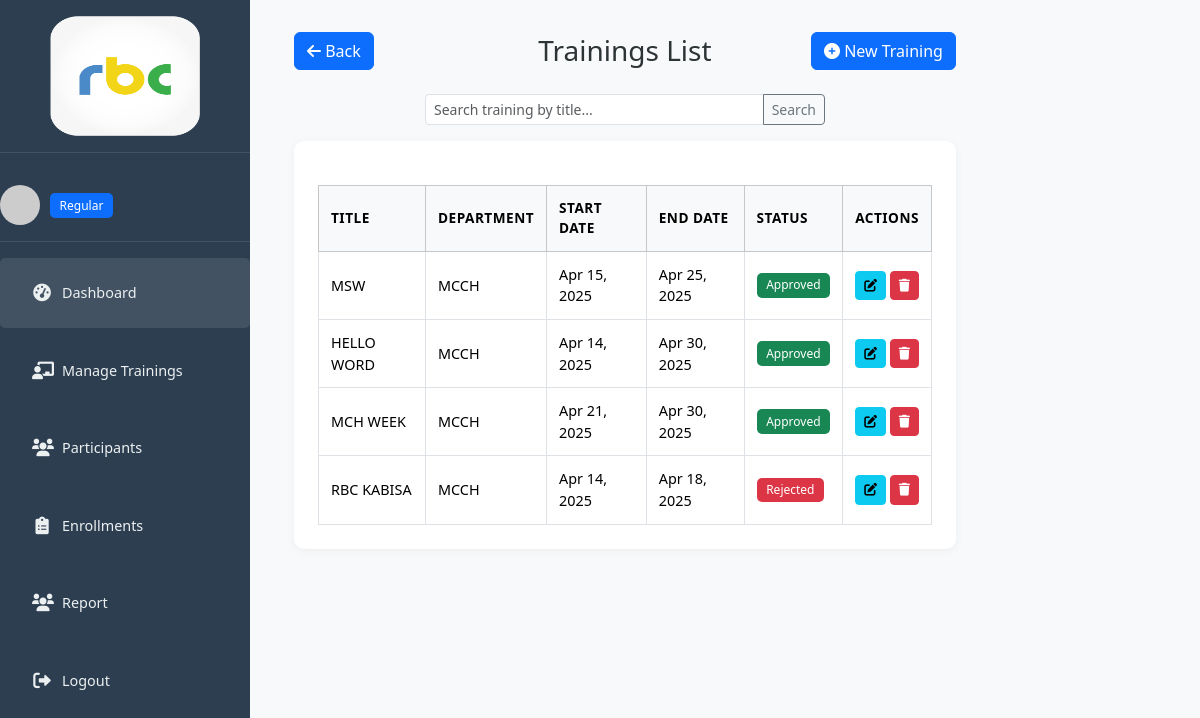
/trainings/ (signed in), run on the app's committed database.
### trainings/models.py (models this page shows, shortened)
class Staff(models.Model):
    ROLE_CHOICES = (
        ('admin', 'Admin'),
        ('regular', 'Regular'),
        ('supervisor', 'Supervisor'),
    )
    user = models.OneToOneField(User, on_delete=models.CASCADE)
    role = models.CharField(max_length=10, choices=ROLE_CHOICES)
    department = models.ForeignKey(Department, on_delete=models.SET_NULL, null=True, blank=True)
    contact_number = models.CharField(max_length=15, blank=True, null=True)
    position = models.CharField(max_length=100, blank=True, null=True)
    active = models.BooleanField(default=True)

class Training(models.Model):
    STATUS_CHOICES = (
        ('pending', 'Pending Approval'),
        ('approved', 'Approved'),
        ('rejected', 'Rejected'),
        ('in_progress', 'In Progress'),
        ('completed', 'Completed'),
        ('canceled', 'Canceled'),
    )
    title = models.CharField(max_length=200)
    department = models.ForeignKey(Department, on_delete=models.SET_NULL, null=True, blank=True)
    description = models.TextField()
    location = models.CharField(max_length=255)
    start_date = models.DateField()
    end_date = models.DateField()
    start_time = models.TimeField()
    end_time = models.TimeField()
    max_capacity = models.PositiveIntegerField()
    coordinator = models.ForeignKey(
        User,
        on_delete=models.SET_NULL,
        null=True,
        blank=True,
        related_name='coordinated_trainings'
    )
    category = models.CharField(max_length=100, blank=True)
    status = models.CharField(max_length=20, choices=STATUS_CHOICES, default='pending')
    created_by = models.ForeignKey(User, on_delete=models.CASCADE)
    created_at = models.DateTimeField(auto_now_add=True)
    concept_note = models.FileField(upload_to='concept_notes/', null=True, blank=True)

class Department(models.Model):
    name = models.CharField(max_length=100, unique=True)
    def __str__(self):
        return self.name

### trainings/views.py (the view)
# urls.py: path('trainings/', views.training_list, name='training_list'),
@login_required
def training_list(request):
    staff = request.user.staff
    query = request.GET.get('q')
    if staff.role == 'admin':
        trainings = Training.objects.all()
    elif staff.role == 'regular':
        trainings = Training.objects.filter(department=staff.department)
    else:
        trainings = Training.objects.filter(created_by=request.user)
    if query:
        trainings = trainings.filter(
            Q(title__icontains=query) |
            Q(department__name__icontains=query)
        )
    return render(request, 'trainings/training_list.html', {
        'trainings': trainings,
        'staff': staff
    })

### trainings/templates/trainings/training_list.html (shortened to what this page needs)
{% extends 'base.html' %}
{% load custom_tags %}
{% block content %}
{% include 'trainings/sidebar.html' %}
<div class="main-content" style="margin-left: 250px; padding: 2rem; max-width: 1000px; margin-right: auto;">
    <div class="row align-items-center mb-4">
      <div class="col-md-4 text-start">
        <a href="{% url 'dashboard' %}" class="btn btn-primary">
          <i class="fas fa-arrow-left"></i> Back
        </a>
      </div>
      <div class="col-md-4 text-center">
        <h3 class="mb-0">Trainings List</h3>
      </div>
      <div class="col-md-4 text-end">
        <a href="{% url 'training_create' %}" class="btn btn-primary">
          <i class="fas fa-plus-circle"></i> New Training
        </a>
      </div>
    </div>
    <form method="get" class="mb-3 d-flex justify-content-center">
        <div class="input-group input-group-sm" style="max-width: 400px; width: 100%;">
          <input type="text" name="q" class="form-control" placeholder="Search training by title..." value="{{ request.GET.q }}">
          <button class="btn btn-outline-secondary" type="submit">Search</button>
        </div>
      </form>
    <div class="card">
      <div class="card-body">
        {% if trainings %}
        <div class="table-responsive">
          <table class="table table-bordered">
            <thead class="table-light">
              <tr>
                <th>Title</th>
                <th>Department</th>
                <th>Start Date</th>
                <th>End Date</th>
                <th>Status</th>
                <th>Actions</th>
              </tr>
            </thead>
            <tbody>
              {% for training in trainings %}
              <tr>
                <td>{{ training.title }}</td>
                <td>{{ training.department }}</td>
                <td>{{ training.start_date|date:"M d, Y" }}</td>
                <td>{{ training.end_date|date:"M d, Y" }}</td>
                <td>
                  {% if training.status == 'approved' %}
                    <span class="badge bg-success">{{ training.status|title }}</span>
                  {% elif training.status == 'pending' %}
                    <span class="badge bg-warning text-dark">{{ training.status|title }}</span>
                  {% elif training.status == 'rejected' %}
                    <span class="badge bg-danger">{{ training.status|title }}</span>
                  {% else %}
                    <span class="badge bg-secondary">{{ training.status|title }}</span>
                  {% endif %}
                </td>
                <td>
                  <a href="{% url 'training_edit' training.pk %}" class="btn btn-sm btn-info" title="Edit">
                    <i class="fas fa-edit"></i>
                  </a>
                  <a href="{% url 'training_delete' training.pk %}" class="btn btn-sm btn-danger" title="Delete">
                    <i class="fas fa-trash"></i>
                  </a>
                </td>
              </tr>
              {% endfor %}
            </tbody>
          </table>
        </div>
        {% else %}
        <div class="text-center py-4">
          <i class="fas fa-chalkboard-teacher fa-3x text-muted mb-3"></i>
          <h4>No training sessions found</h4>
          <p>Create your first training by clicking the "New Training" button above.</p>
        </div>
        {% endif %}
      </div>
    </div>
  </div>
{% endblock %}

### trainings/templates/trainings/sidebar.html (shortened to what this page needs)
{% load static %}
<div class="sidebar">
  <div class="logo">
    <img src="{% static 'img/logo1.png' %}" alt="Logo" width="150" height="120">
  </div>
  <div class="user-info">
    <div class="avatar">
      <img src="https://via.placeholder.com/50" alt="User avatar">
    </div>
    <div class="user-details">
      <span class="badge bg-primary">{{ staff.role|title }}</span>
    </div>
  </div>
  <div class="menu">
    <ul>
      <li class="active">
        <a href="{% url 'dashboard' %}">
          <i class="fas fa-tachometer-alt"></i>
          <span>Dashboard</span>
        </a>
      </li>
      {% if staff.role == 'admin' %}
      <li>
        <a href="{% url 'training_list' %}">
          <i class="fas fa-chalkboard-teacher"></i>
          <span>Manage Trainings</span>
        </a>
      </li>
        <li>
          <a href="{% url 'participant_list' %}">
            <i class="fas fa-users"></i>
            <span>Manage Participants</span>
          </a>
        </li>
        <li>
          <a href="{% url 'staff_list' %}">
            <i class="fas fa-user-tie"></i>
            <span>Manage Staff</span>
          </a>
        </li>
        <li>
          <a href="{% url 'department_list' %}">
            <i class="fas fa-building"></i>
            <span>Manage Departments</span>
          </a>
        </li>
        <li>
          <a href="{% url 'enrollment_list' %}">
            <i class="fas fa-clipboard-list"></i>
            <span>Manage Enrollments</span>
          </a>
        </li>
        <li>
          <a href="{% url 'attendee_report' %}">
            <i class="fas fa-file-alt"></i>
            <span>Attendee Report</span>
          </a>
        </li>
      {% elif staff.role == 'regular' %}
        <li>
          <a href="{% url 'training_list' %}">
            <i class="fas fa-chalkboard-teacher"></i>
            <span>Manage Trainings</span>
          </a>
        </li>
        <li>
          <a href="{% url 'participant_list' %}">
            <i class="fas fa-users"></i>
            <span>Participants</span>
          </a>
        </li>
        <li>
          <a href="{% url 'enrollment_list' %}">
            <i class="fas fa-clipboard-list"></i>
            <span>Enrollments</span>
          </a>
        </li>
        <li>
          <a href="{% url 'my_training_report' %}">
            <i class="fas fa-users"></i>
            <span>Report</span>
          </a>
        </li>
      {% endif %}
      <li>
        <a href="{% url 'logout' %}">
          <i class="fas fa-sign-out-alt"></i>
          <span>Logout</span>
        </a>
      </li>
    </ul>
  </div>
</div>

### trainings/static/css/main_admin.css (style rules this page uses)
:root { --primary-color: #6c5ce7; --secondary-color: #00b894; --danger-color: #ff7675; --warning-color: #fdcb6e; --text-color: #2d3436; --light-text: #636e72; --bg-color: #f5f6fa; --card-bg: #ffffff; --sidebar-bg: #2c3e50; --sidebar-text: #ecf0f1; }
body { background-color: var(--bg-color); color: var(--text-color); font-family: 'Segoe UI', Tahoma, Geneva, Verdana, sans-serif; margin: 0; padding: 0; }
.sidebar { width: 250px; min-height: 100vh; background-color: #2c3e50; color: #fff; position: sticky; top: 0; }
.logo { padding: 1rem 0; border-bottom: 1px solid rgba(255,255,255,0.1); margin-bottom: 1rem; text-align: center; }
.user-info { display: flex; align-items: center; padding: 1rem 0; border-bottom: 1px solid rgba(255,255,255,0.1); margin-bottom: 1rem; }
.avatar { width: 40px; height: 40px; border-radius: 50%; overflow: hidden; margin-right: 10px; }
.avatar img { width: 100%; height: 100%; object-fit: cover; }
.menu ul { list-style: none; padding: 0; margin: 0; }
.menu li { margin-bottom: 0.5rem; border-radius: 5px; transition: all 0.3s; }
.menu li.active, .menu li:hover { background-color: rgba(255,255,255,0.1); }
.menu li a, .menu li { display: flex; align-items: center; padding: 0.75rem 1rem; color: var(--sidebar-text); text-decoration: none; font-size: 0.9rem; }
.menu li i { margin-right: 10px; font-size: 1.1rem; width: 20px; text-align: center; }
.main-content { flex: 1; margin-left: 250px; padding: 1rem; }
.card { background-color: var(--card-bg); border-radius: 10px; box-shadow: 0 2px 10px rgba(0,0,0,0.05); overflow: hidden; margin-bottom: 1.5rem; border: none; }
.card-body { padding: 1.5rem; }
.table { width: 100%; margin-bottom: 0; }
.table th { font-weight: 600; font-size: 0.85rem; text-transform: uppercase; letter-spacing: 0.5px; border-top: none; padding: 0.75rem; vertical-align: middle; }
.table td { padding: 0.75rem; vertical-align: middle; font-size: 0.9rem; }
.badge { padding: 0.4rem 0.6rem; font-size: 0.75rem; font-weight: 500; border-radius: 5px; }
.btn-sm { padding: 0.25rem 0.5rem; border-radius: 4px; font-size: 0.8rem; }
html, body { height: 100%; margin: 0; padding: 0; scroll-behavior: smooth; overflow-x: hidden; }
body { display: flex; flex-direction: column; }
.sidebar { position: fixed; left: 0; top: 0; height: 100vh; overflow-y: auto; z-index: 100; }
.main-content { margin-left: 250px; flex: 1; min-height: 100vh; padding: 1rem; overflow-y: auto; position: relative; top: 0; }
.main-content { padding-top: 20px; width: calc(100% - 250px); box-sizing: border-box; }
.top-nav, h1, h2, h3, h4 { margin-top: 0; padding-top: 0; }
.table-responsive { width: 100%; margin-top: 20px; }

### data on the page
Staff: role "Regular"
Training: title "MSW", department "MCCH", start_date "Apr 15, 2025", end_date "Apr 25, 2025", status "Approved"
Training: title "HELLO WORD", department "MCCH", start_date "Apr 14, 2025", end_date "Apr 30, 2025", status "Approved"
Training: title "MCH WEEK", department "MCCH", start_date "Apr 21, 2025", end_date "Apr 30, 2025", status "Approved"
Training: title "RBC KABISA", department "MCCH", start_date "Apr 14, 2025", end_date "Apr 18, 2025", status "Rejected"
